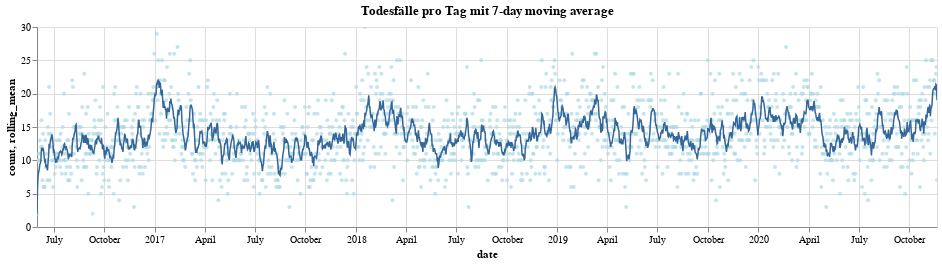

Source (notebook cell):
### Code cell
import altair as alt
alt.data_transformers.disable_max_rows()
day = alt.Chart(df_count_by_day, width=900, height=200).properties(
    title='Todesfälle pro Tag mit 7-day moving average'
).mark_circle(
    color='lightblue',
    size=16
).encode(
    x='date:T',
    y='count:Q',
    tooltip=['date:T', 'count:Q']
)

# .transform_timeunit(
#     yearmonth='yearmonth(date)'
# ).transform_aggregate(
#     sum_deaths='sum(count)',
#     sum_buckets='distinct(yearmonth)'
# ).transform_calculate(
#     avg='datum.sum_deaths / datum.sum_buckets'
# )


#   "transform": [
#     {"timeUnit": "yearmonthdate", "field": "date", "as": "date"},
#     {
#       "aggregate": [{"op": "mean", "field": "temp", "as": "temp"}],
#       "groupby": ["date"]
#     },
#     {"calculate": "day(datum.date) == 0", "as": "sundays"},
#     {
#       "window": [{"op": "sum", "field": "sundays", "as": "week"}],
#       "sort": "date"
#     }
#   ],

ma = alt.Chart(df_count_by_day, width=900, height=200
              ).mark_line(
    color='#336699',
    size=1.5
).transform_window(
    rolling_mean='mean(count)',
    frame=[-7, 0]
).encode(
    x='date:T',
    y='rolling_mean:Q',
    tooltip=['date:T', 'rolling_mean:Q']
)

(day + ma).interactive()

### Figure 1 — Vega-Lite specification as saved in the notebook (floating-point values rounded to 4 significant figures; data arrays with more than 128 entries replaced by an {"elided": "..."} marker saying what was removed)
{"config": {"view": {"continuousWidth": 400, "continuousHeight": 300}}, "layer": [{"mark": {"type": "circle", "color": "lightblue", "size": 16}, "encoding": {"tooltip": [{"type": "temporal", "field": "date"}, {"type": "quantitative", "field": "count"}], "x": {"type": "temporal", "field": "date"}, "y": {"type": "quantitative", "field": "count"}}, "height": 200, "selection": {"selector001": {"type": "interval", "bind": "scales", "encodings": ["x", "y"]}}, "title": "Todesfälle pro Tag mit 7-day moving average", "width": 900}, {"mark": {"type": "line", "color": "#336699", "size": 1.5}, "encoding": {"tooltip": [{"type": "temporal", "field": "date"}, {"type": "quantitative", "field": "rolling_mean"}], "x": {"type": "temporal", "field": "date"}, "y": {"type": "quantitative", "field": "rolling_mean"}}, "height": 200, "transform": [{"window": [{"op": "mean", "field": "count", "as": "rolling_mean"}], "frame": [-7, 0]}], "width": 900}], "data": {"name": "data-7c0488176b1b78cdb89305e6a384e159"}, "$schema": "https://vega.github.io/schema/vega-lite/v4.8.1.json", "datasets": {"data-7c0488176b1b78cdb89305e6a384e159": {"elided": "1634 records"}}}
